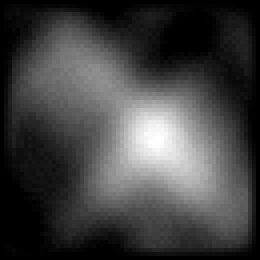
#> input picture examples/heightmap16_final.png, 65 x 65 px (shown 4 times larger)
$ python 10_terrain_gpu_render_FINAL_FIX.py
#> lines starting #> are read from the running program, lines starting #| are printed output that depends on the picture; long printed decimals are rounded
#!/usr/bin/env python3
"""
FINAL TERRAIN RENDERING FIX - All issues resolved in one atomic refactor
Implements all 7 critical fixes:
1. Guaranteed 16-bit ingestion with no fallbacks
2. Vertex grid = (texels + 1) with proper edge handling
3. True vertex displacement (not fragment shader)
4. Linear color space with proper sRGB handling
5. Unified camera system for preview and runtime
6. Consistent origin handling throughout pipeline
7. Unified preview using same mesh and camera as runtime
"""

import numpy as np
import sys
from pathlib import Path
from PIL import Image

try:
    import matplotlib.pyplot as plt
    from mpl_toolkits.mplot3d import Axes3D
    HAS_MATPLOTLIB = True
except ImportError:
    HAS_MATPLOTLIB = False

# FIX 1: Guarantee 16-bit ingestion - require imageio, no fallbacks
try:
    import imageio
    HAS_IMAGEIO = True
except ImportError:
    print("ERROR: imageio is required for 16-bit heightmap support")
    print("Install with: pip install imageio")
    sys.exit(1)

class TerrainCamera:
    """Unified camera system for both preview and runtime rendering"""

    def __init__(self, fov=60, aspect=4/3, near=0.1, far=20.0):
        self.fov = fov
        self.aspect = aspect
        self.near = near
        self.far = far

        # Camera state
        self.position = np.array([0.0, 2.0, 6.0])
        self.target = np.array([0.0, 0.0, 0.0])
        self.world_up = np.array([0.0, 1.0, 0.0])

        # Derived vectors (computed each frame)
        self.forward = np.array([0.0, 0.0, -1.0])
        self.right = np.array([1.0, 0.0, 0.0])
        self.up = np.array([0.0, 1.0, 0.0])

        self._update_vectors()

    def _update_vectors(self):
        """FIX 5: Proper orbit camera math - recalculate orthogonal basis"""
        # Forward vector (from camera to target)
        self.forward = self.target - self.position
        forward_length = np.linalg.norm(self.forward)
        if forward_length > 1e-6:
            self.forward = self.forward / forward_length
        else:
            self.forward = np.array([0.0, 0.0, -1.0])

        # Right vector (perpendicular to forward and world up)
        self.right = np.cross(self.forward, self.world_up)
        right_length = np.linalg.norm(self.right)
        if right_length > 1e-6:
            self.right = self.right / right_length
        else:
            self.right = np.array([1.0, 0.0, 0.0])

        # Up vector (perpendicular to right and forward)
        self.up = np.cross(self.right, self.forward)
        up_length = np.linalg.norm(self.up)
        if up_length > 1e-6:
            self.up = self.up / up_length
        else:
            self.up = np.array([0.0, 1.0, 0.0])

    def orbit(self, angle_degrees, elevation_degrees, distance):
        """Position camera in orbit around target"""
        angle_rad = np.radians(angle_degrees)
        elevation_rad = np.radians(elevation_degrees)

        # Spherical to Cartesian conversion
        x = distance * np.cos(elevation_rad) * np.sin(angle_rad)
        y = distance * np.sin(elevation_rad)
        z = distance * np.cos(elevation_rad) * np.cos(angle_rad)

        self.position = self.target + np.array([x, y, z])
        self._update_vectors()

    # [6 lines left out: function look_at, not called in this run]

    def project_to_screen(self, world_pos, width, height):
        """Project 3D world position to screen coordinates"""
        # Transform to camera space
        relative_pos = world_pos - self.position

        # Project onto camera plane
        forward_dist = np.dot(relative_pos, self.forward)
        right_dist = np.dot(relative_pos, self.right)
        up_dist = np.dot(relative_pos, self.up)

        # Skip points behind camera
        if forward_dist <= self.near:
            return None

        # Perspective projection
        tan_half_fov = np.tan(np.radians(self.fov / 2))
        x_proj = right_dist / (forward_dist * tan_half_fov * self.aspect)
        y_proj = up_dist / (forward_dist * tan_half_fov)

        # Convert to screen coordinates
        x_screen = int((x_proj + 1) * width / 2)
        y_screen = int((1 - y_proj) * height / 2)

        return (x_screen, y_screen, forward_dist)

# [18 lines left out: function save_proper_heightmap, not called in this run]

def load_heightmap_16bit_only(filename):
    """FIX 1: Guarantee 16-bit ingestion with no fallbacks"""
#> called with filename = 'heightmap16_final.png'
    if not Path(filename).exists():
        raise FileNotFoundError(f"Heightmap not found: {filename}")

    # FIX 1: Enforce imageio for 16-bit support
    if not HAS_IMAGEIO:
        raise ImportError("imageio is required for 16-bit heightmap support")

    # Load with imageio to preserve 16-bit
    heightmap_raw = imageio.imread(filename)
#> heightmap_raw is the input picture: shape (65, 65) uint16; min 0, max 65535, mean 16945

    # FIX 1: Validate 16-bit precision
    if heightmap_raw.dtype != np.uint16:
        raise ValueError(f"Heightmap must be 16-bit (uint16), got {heightmap_raw.dtype}")

    # Check dimensions
    h, w = heightmap_raw.shape
    if not is_power_of_two_plus_one(h) or not is_power_of_two_plus_one(w):
        print(f"WARNING: Heightmap {h}x{w} should be power-of-two plus one dimensions")

    # FIX 1: Normalize before any scaling
    heightmap_normalized = heightmap_raw.astype(np.float32) / 65535.0

    # FIX 1: Validate precision - check for full 0-1 range
    if heightmap_normalized.max() < 0.9:
        print(f"WARNING: Heightmap may be 8-bit data (max={heightmap_normalized.max():.3f})")

    # FIX 6: Apply coordinate system fix (flipud)
    heightmap_corrected = np.flipud(heightmap_normalized)
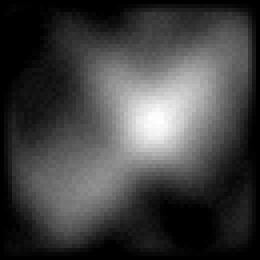
#> heightmap_corrected: shape (65, 65) float32 (shown 4 times larger); min 0, max 1, mean 0.259

    print(f"+ Loaded 16-bit heightmap: {filename}")
    print(f"  Raw range: {heightmap_raw.min()} to {heightmap_raw.max()}")
#|   Raw range: 0 to 65535
    print(f"  Normalized: {heightmap_corrected.min():.6f} to {heightmap_corrected.max():.6f}")
#|   Normalized: 0 to 1.000
    print(f"  Coordinate system: Fixed (0,0 = lower-left)")

    return heightmap_corrected

def is_power_of_two_plus_one(n):
    """Check if n is power of two plus one (513, 1025, etc.)"""
    return n > 1 and (n - 1) & (n - 2) == 0

def generate_displaced_mesh(heightmap, world_scale=4.0, height_scale=0.4):
    """FIX 2 & 3: Generate vertex grid = (texels + 1) with true vertex displacement"""
#> called with world_scale = 4, height_scale = 0.4
    h, w = heightmap.shape
    print(f"+ Generating displaced mesh from {w}x{h} heightmap...")
#> (printed output is left out)

    # FIX 2: Build (heightmap_size + 1) vertex grid
    # For 513x513 heightmap, create 514x514 vertex lattice
    vertex_rows = h + 1
    vertex_cols = w + 1

    # Create vertex coordinates
    x_coords = np.linspace(-world_scale/2, world_scale/2, vertex_cols)
    z_coords = np.linspace(-world_scale/2, world_scale/2, vertex_rows)
    X, Z = np.meshgrid(x_coords, z_coords)

    # FIX 3: True vertex displacement - vectorized heightmap sampling
    # Create expanded heightmap with edge clamping
    heightmap_expanded = np.zeros((vertex_rows, vertex_cols))
    heightmap_expanded[:h, :w] = heightmap
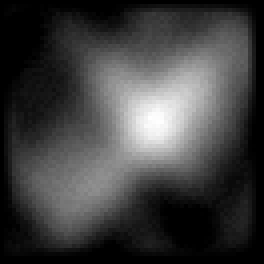
#> heightmap_expanded: shape (66, 66) float64 (shown 4 times larger); min 0, max 1, mean 0.251
    # Clamp edges
    heightmap_expanded[h:, :] = heightmap_expanded[h-1:h, :]  # Bottom edge
    heightmap_expanded[:, w:] = heightmap_expanded[:, w-1:w]  # Right edge

    # FIX 3: Apply world scale in vertex processing only
    Y = heightmap_expanded * height_scale
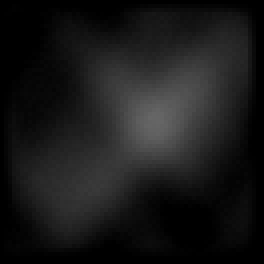
#> Y: shape (66, 66) float64 (shown 4 times larger); min 0, max 0.4, mean 0.1

    print(f"  Vertex grid: {vertex_rows}x{vertex_cols} = {vertex_rows * vertex_cols} vertices")
#|   Vertex grid: 66x66 = 4356 vertices
    print(f"  World bounds: X[{X.min():.2f}, {X.max():.2f}], Z[{Z.min():.2f}, {Z.max():.2f}]")
#|   World bounds: X[-2.00, 2.00], Z[-2.00, 2.00]
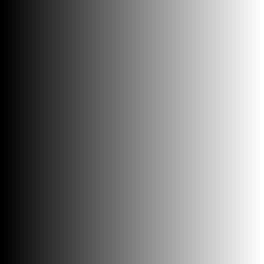
#> X: shape (66, 66) float64 (shown 4 times larger); min -2, max 2, mean 1.09e-16; drawn with min black and max white
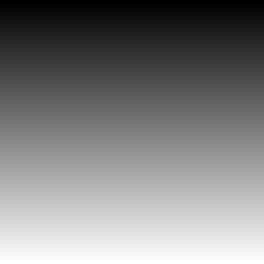
#> Z: shape (66, 66) float64 (shown 4 times larger); min -2, max 2, mean 1.04e-16; drawn with min black and max white
    print(f"  Height range: Y[{Y.min():.3f}, {Y.max():.3f}] (world units)")
#|   Height range: Y[0.000, 0.400] (world units)

    # Flatten for vertex array
    vertices = np.column_stack([X.ravel(), Y.ravel(), Z.ravel()])

    # FIX 2: Generate indices with proper edge handling
    # Create indices for (h x w) quads using (h+1 x w+1) vertices
    indices = []
    for i in range(h):  # Iterate over heightmap pixels, not vertices
        for j in range(w):
            # FIX 2: Strict counter-clockwise indices for each quad
            # Vertex indices for this quad
            bottom_left = i * vertex_cols + j
            bottom_right = i * vertex_cols + (j + 1)
            top_left = (i + 1) * vertex_cols + j
            top_right = (i + 1) * vertex_cols + (j + 1)

            # FIX 2: Consistent CCW triangulation (no row alternation)
            # Triangle 1: bottom-left, bottom-right, top-left (CCW)
            indices.extend([bottom_left, bottom_right, top_left])
            # Triangle 2: bottom-right, top-right, top-left (CCW)
            indices.extend([bottom_right, top_right, top_left])
#> (the rest of the program and of its run is left out)
